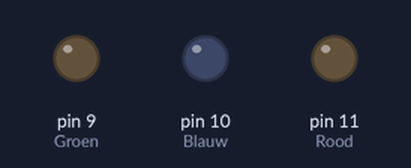
A sketch run on a simulated Arduino Uno, built with avr-gcc and run on an emulated ATmega328P. Shown: output pins drawn as LEDs (lit = HIGH).

Above: at 0.15 s.
Timing chart, 0 to 8.1 s (numbered marks = the images above):
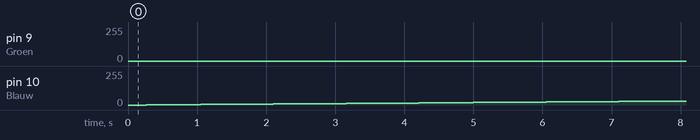

Measured:
- by itself, pin 10 (Blauw): moves from 0/255 to 30/255 over 7.6 s

The sketch:

Opdracht_6.ino
```cpp
//https://brightspace.adainforma.tk/lessons/inf/bp4_hwi_02/#52

//aansluiten op de pinnen
int Rood = 11;
int Blauw = 10;
int Groen = 9;

void setup()
{
  pinMode(Rood, OUTPUT);
  pinMode(Groen, OUTPUT);
  pinMode(Blauw, OUTPUT);
}

//nested for-loop aanmaken
void loop()
{
  for(int roodVal=0; roodVal<=255; roodVal++)
  {
    for(int blauwVal=0; blauwVal<=255; blauwVal++)
    {
      for(int groenVal=0; groenVal<=255; groenVal++)
      {
        analogWrite(Rood, roodVal);
        analogWrite(Blauw, blauwVal);
        analogWrite(Groen, groenVal);
        //delay zo laag mogelijk
  		delay(1);
      }
    }
  }

}
```
